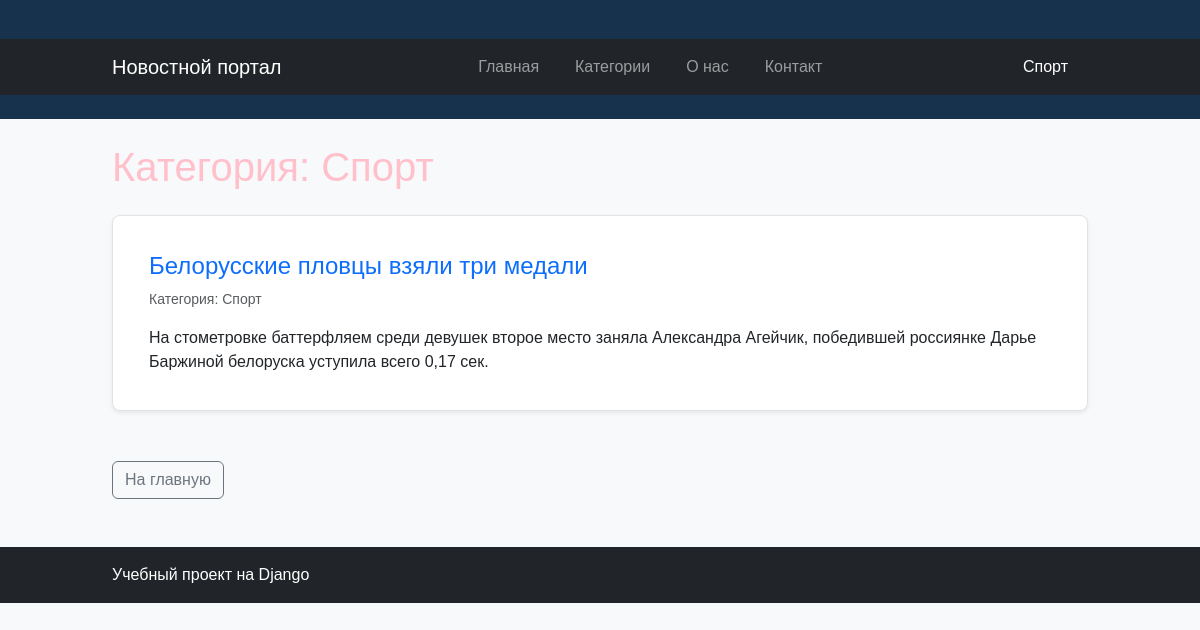
The app's page /category/Спорт/ with its own data.
### news/models.py (models this page shows, shortened)
class Article(models.Model):
    title = models.CharField(
        max_length=200,
        verbose_name="Заголовок",
    )
    content = models.TextField(
        verbose_name="Текст новости",
    )
    created_at = models.DateTimeField(
        auto_now_add=True,
        verbose_name="Дата создания",
    )
    is_published = models.BooleanField(
        default=False,
        verbose_name="Опубликована",
    )
    author = models.CharField(
        max_length=100,
        default="Редакция",
        verbose_name="Автор",
    )
    category = models.CharField(
        max_length=100,
        default="Общее",
        verbose_name="Категория",
    )

### news/views.py (the view)
# urls.py: path('category/', views.category, name='category'),
def category(request, category_name=None):
    if category_name is None:
        articles = Article.objects.filter(
            is_published=True
        ).order_by("-created_at")
        category_name = "Все категории"
    else:
        articles = Article.objects.filter(
            is_published=True,
            category__iexact=category_name,
        ).order_by("-created_at")
    context = {
        "articles": articles,
        "category_name": category_name,
    }
    return render(
        request,
        "news/category.html",
        context,
    )

### news/templates/news/category.html (shortened to what this page needs)
{% extends "news/base.html" %}
{% block content %}
<h1 class="mb-4">
    Категория: {{ category_name }}
</h1>
<div class="row">
    {% for article in articles %}
        <div class="col-12 mb-3">
            <div class="card shadow-sm">
                <div class="card-body">
                    <h2 class="h4 card-title">
                        <a
                            href="{% url 'article_detail' article_id=article.id %}"
                            class="text-decoration-none"
                        >
                            {{ article.title }}
                        </a>
                    </h2>
                    <p class="text-muted small">
                        Категория: {{ article.category }}
                    </p>
                    <p class="card-text">
                        {{ article.content|truncatewords:25 }}
                    </p>
                </div>
            </div>
        </div>
    {% empty %}
        <div class="col-12">
            <div class="alert alert-info">
                В этой категории пока нет опубликованных новостей.
            </div>
        </div>
    {% endfor %}
</div>
<a href="{% url 'home' %}" class="btn btn-outline-secondary mt-3">
    На главную
</a>
{% endblock %}

### news/static/news/style.css (style rules this page uses)
body { margin: 0; background-color: #f3f5f7; color: #263238; font-family: Arial, sans-serif; }
h1 { color: pink; }
h2 { color: pink; }
.card { background-color: white; padding: 20px; margin-bottom: 18px; border-radius: 8px; border: 1px solid #dfe4e8; }
.card h2 { margin-top: 0; color: #17324d; }

### records on screen
Article: category "Спорт", title "Белорусские пловцы взяли три медали", content "На стометровке баттерфляем среди девушек второе место заняла Александра Агейчик, победившей россиянке Дарье Баржиной белоруска уступила всего 0,17 сек."
